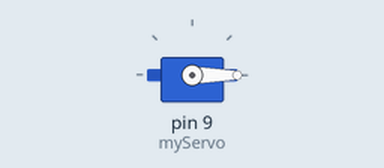
Recording of a sketch running on a simulated Arduino Uno, built with avr-gcc and run on an emulated ATmega328P. Shown: servo.

Above: at 0.05 s.
At 2.5 s:
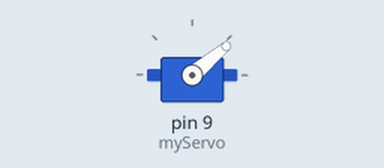
At 5.0 s:
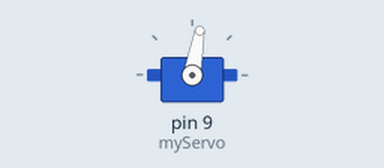
At 10.0 s:
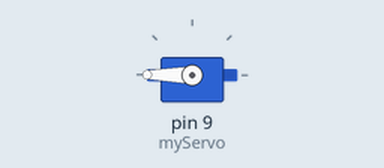
Timing chart, 0 to 13.0 s (numbered marks = the images above):
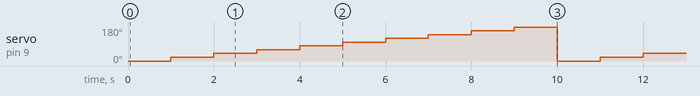

The sketch:

Servo_test.ino
```cpp
#include <Servo.h>
#include <SoftwareSerial.h>

Servo myServo;

void setup() {
  // put your setup code here, to run once:
  myServo.attach(9);
  Serial.begin(9600);
}

void loop() {
  // put your main code here, to run repeatedly:
  for (int i = 0; i <= 180; i += 20){
    myServo.write(i);
    delay(1000);
  }
  //acrobatic();
}

void acrobatic(){
  myServo.write(90);
  delay(1000);
  myServo.write(50);
  delay(1000);
  myServo.write(180);
  delay(1000);
  myServo.write(40);
  delay(1000);
  myServo.write(100);
  delay(1000);
  myServo.write(110);
}
```

Measured:
- by itself, servo on pin 9 (myServo): repeats every 10.0 s: 40° 1.0 s, 60° 1.0 s, 80° 1.0 s, 100° 1.0 s, 120° 1.0 s, 140° 1.0 s, 160° 1.0 s, 180° 1.0 s, 0° 1.0 s, 20° 1.0 s
